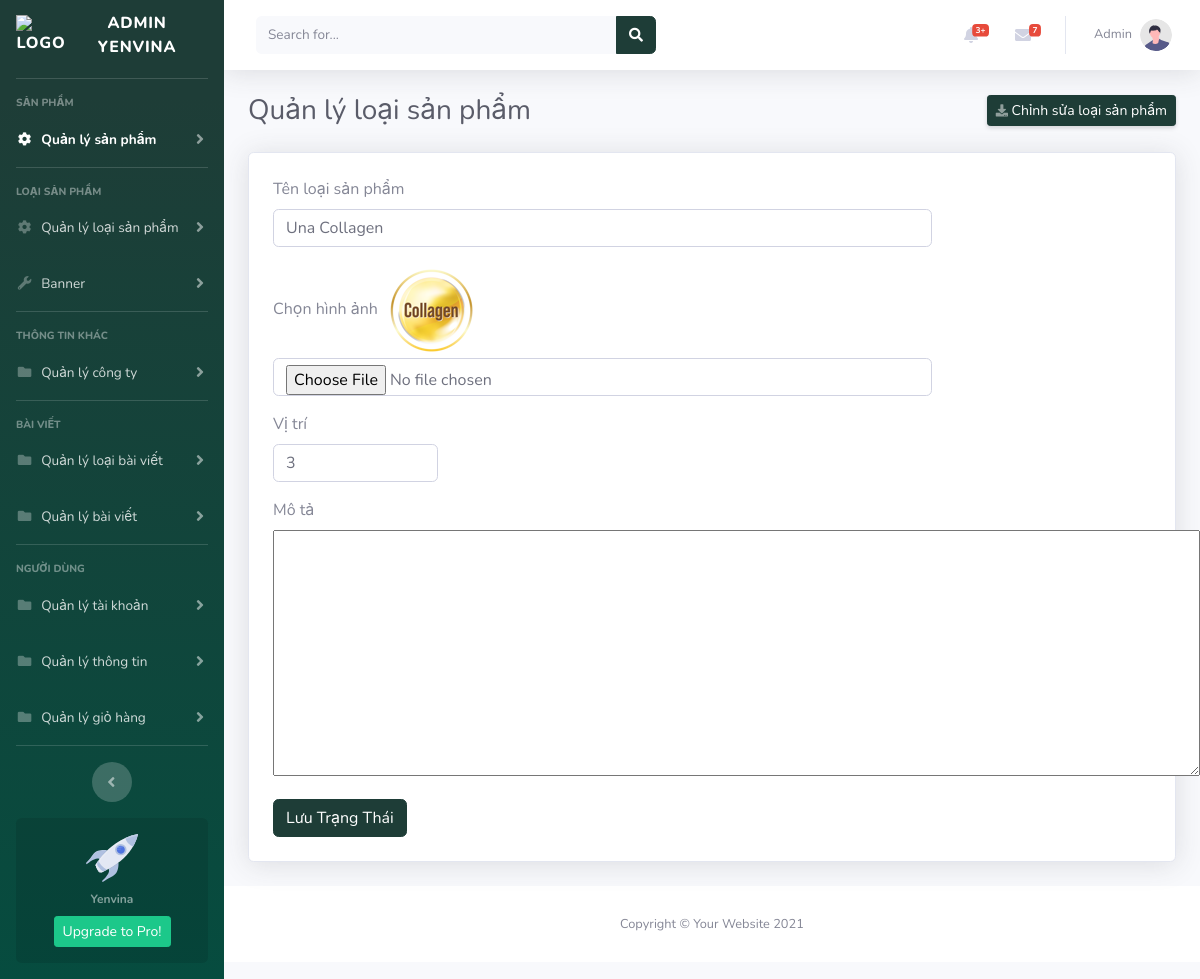
The app's page /Admin_yenvina/ui/protype/edit_protype.php?type_id=1 (signed in) with its own data.
### tables this page shows
CREATE TABLE `type_product` (
  `type_id` int(11) NOT NULL,
  `type_name` text NOT NULL,
  `image` text NOT NULL,
  `position` int(11) NOT NULL,
  `description` text NOT NULL
);

### model/database.php (called while the page is built, shortened)
<?php
class Database
{
    public static $connection = NULL;
    public function __construct()
    {
        if(!self::$connection) {
            self::$connection = new mysqli(DB_HOST, DB_USER, DB_PASSWORD, DB_NAME, PORT);
            self::$connection->set_charset('utf8mb4');
        }
        return self::$connection;
    }
    public function select($sql)
    {
        $sql->execute();
        $items = $sql->get_result()->fetch_all(MYSQLI_ASSOC);
        return $items;
    }
}

### model/type_product.php (called while the page is built, shortened)
<?php
require_once __DIR__."/database.php";
class Typeproduct extends Database{
    function getProtypeById($id){
        $sql = parent::$connection->prepare("SELECT * FROM type_product WHERE `type_id` = ?");
        $sql->bind_param('i', $id);
        return parent::select($sql);
    }
}

### Admin_yenvina/ui/protype/edit_protype.php (the view, shortened to what this page needs)
<?php
include_once "../../header.php";
require_once $refRoot . "./model/product.php";
require_once $refRoot . "./model/type_product.php";
if(isset($_GET['type_id'])){
    $type_id = $_GET['type_id'];
}else{
    header('location: ' . $url .'/404.php');
}
$protype = new Typeproduct();
$getProtypeById = $protype->getProtypeById($type_id);
?>
            <div class="container-fluid">
                <div class="d-sm-flex align-items-center justify-content-between mb-4">
                    <h1 class="h3 mb-0 text-gray-800">Quản lý loại sản phẩm</h1>
                    <a href="./add_protype.php" class="d-none d-sm-inline-block btn btn-sm btn-primary shadow-sm"><i class="fas fa-download fa-sm text-white-50"></i> Chỉnh sửa loại sản phẩm</a>
                </div>
                <div class="card shadow mb-4">
                    <div class="p-4 d-flex justify-content-start align-items-center">
                        <form action="<?= $url ?>/action/protype/ac_edit_protype.php" method="post" class="w-75" enctype="multipart/form-data">
                            <div class="form-group">
                                <label for="">Tên loại sản phẩm</label>
                                <input type="text" name="type_name" class="form-control" value="<?=$getProtypeById[0]['type_name']?>" required>
                            </div>
                            <div class="form-group">
                                <label for="">Chọn hình ảnh</label>
                                <img src="<?=$urlImg?>/img/protype/<?=$getProtypeById[0]['image']?>" id="img_thumbnail" alt="">
                                <input id="change_img" type="file" name="image" class="form-control" value="<?=$getProtypeById[0]['image']?>">
                            </div>
                            <div class="form-group w-25">
                                    <label for="">Vị trí</label>
                                    <input type="number" name="position" class="form-control" value="<?=$getProtypeById[0]['position']?>" required>
                            </div>
                            <div class="form-group">
                                    <label for="">Mô tả</label><br>
                                    <textarea name="description" id="description" cols="100%" rows="10"><?=$getProtypeById[0]['description']?></textarea>
                            </div>
                            <button type="submit" class="btn btn-primary">Lưu Trạng Thái</button>
                        </form>
                    </div>
                </div>
            </div>
<?php
    include $refRoot ."./Admin_yenvina/footer.php";
?>

### records on screen
type_product: type_name "Una Collagen", image (picture), position "3"

### other values on screen
$current_user['user_name'] "Admin"
